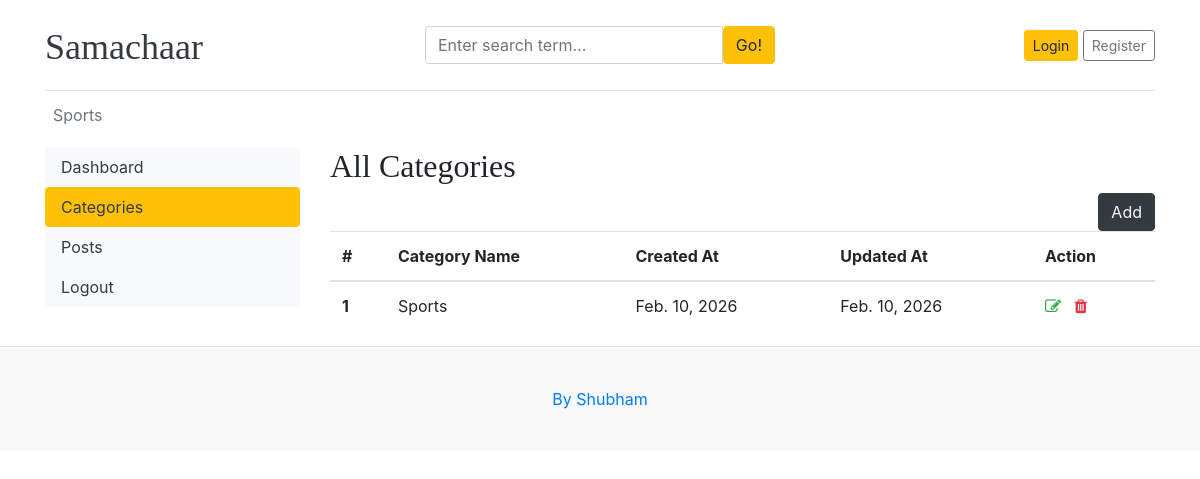
The page /dashboard/categories/ on the database as committed earlier.
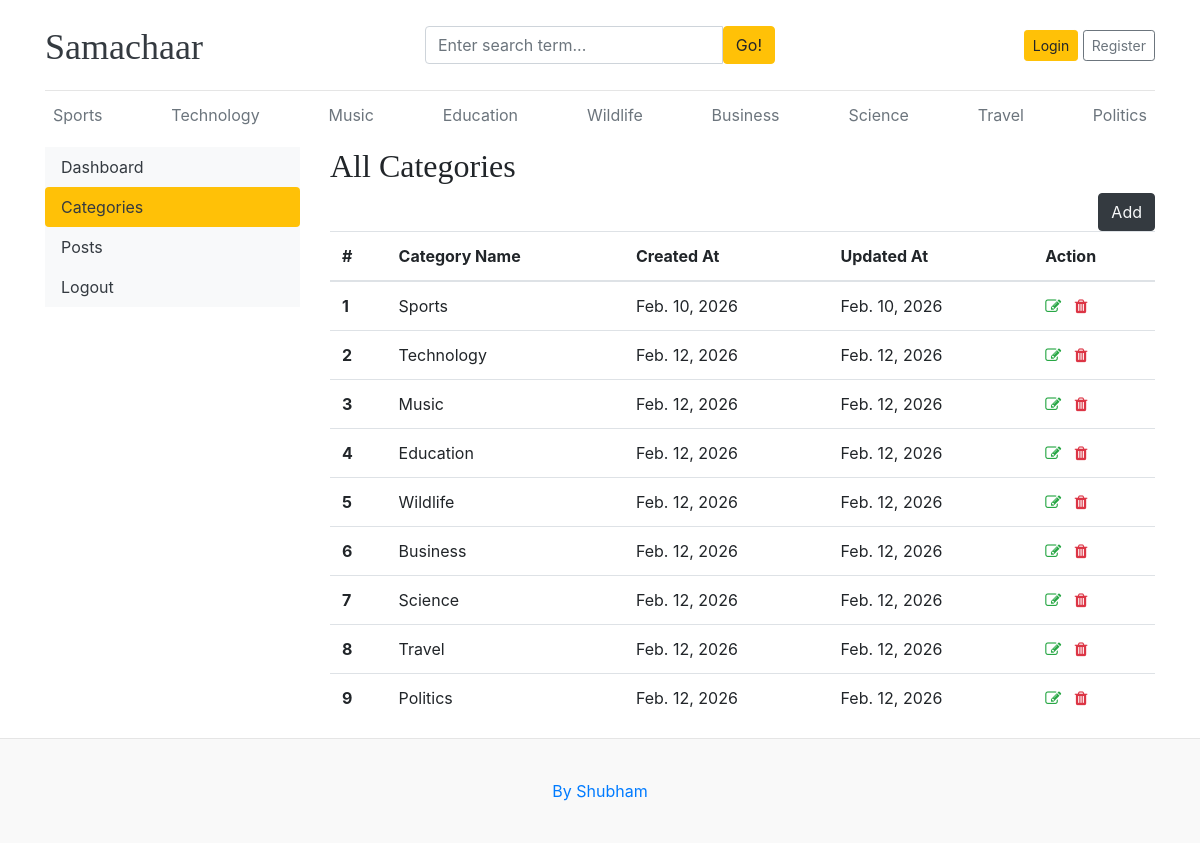
The same page on the database as committed later.
### blogs/models.py (models this page shows)
class Category(models.Model):
    category_name = models.CharField(max_length=50, unique=True)
    created_at = models.DateField(auto_now_add=True)
    updated_at = models.DateField(auto_now_add=True)
    class Meta:
        verbose_name_plural = 'categories'
    def __str__(self):
        return self.category_name

### dashboards/views.py (the view)
# urls.py: path('categories/', views.categories, name='categories'),
def categories(request):
    return render(request, 'dashboard/categories.html')

### blogs/context_processors.py (called while the page is built)
def get_categories(request):
    categories = Category.objects.all()
    return dict(categories = categories)

def get_social(request):
    links = Social.objects.all()
    return dict(links = links)

### templates/dashboard/categories.html (shortened to what this page needs)
{% extends "base.html" %}
{% block content %}
<div class="row">
    {% include 'dashboard/sidebar.html'%}
     <div class="col-md-9">
        <h2>All Categories</h2>
        <a href="{% url "add_category" %}" class="btn btn-dark text-light float-right">Add</a>
         <table class="table">
             <thead>
                <tr>
                    <th scope="col">#</th>
                    <th scope="col">Category Name</th>
                    <th scope="col">Created At</th>
                    <th scope="col">Updated At</th>
                    <th>Action</th>
                </tr>
            </thead>
            <tbody>
                {% for category in categories %}
                <tr>
                    <th scope="row">{{ forloop.counter }}</th>
                    <td>{{ category}}</td>
                    <td>{{ category.created_at }}</td>
                    <td>{{ category.updated_at }}</td>
                    <td>
                        <a href="{% url "edit_category" category.id %}"><i class="fa fa-edit text-success"></i></a>
                        <a href="{% url "delete_category" category.id %}"><i class="fa fa-trash text-danger"></i><a/>
                    </td>
                </tr>
                {% endfor %}
            </tbody>
        </table>
    </div>
</div>
{% endblock content %}

### templates/base.html (shortened to what this page needs)
{% load static %}
<!DOCTYPE html>
<html lang="en">
    <head>
        <link href="https://getbootstrap.com/docs/4.0/dist/css/bootstrap.min.css" rel="stylesheet">
        <link rel="stylesheet" href="https://cdnjs.cloudflare.com/ajax/libs/font-awesome/4.7.0/css/font-awesome.min.css">
        <link href="{% static '/css/blog.css' %}" rel="stylesheet">
    </head>
    <body>
        <div class="container">
            <header class="blog-header py-3">
                <div class="row flex-nowrap justify-content-between align-items-center">
                    <div class="col-4 pt-1">
                        <a class="blog-header-logo text-dark" href="/">Samachaar</a>
                    </div>
                    <div class="col-4">
                        <form action="{% url "search" %}" method="get">
                            <div class="input-group">
                                <input class="form-control" type="text" name="keyword" value="{{keyword}}" placeholder="Enter search term..." aria-label="Enter search term..." aria-describedby="button-search" />
                                <button class="btn btn-warning" id="button-search" type="submit">Go!</button>
                            </div>
                        </form>
                    </div>
                    <div class="col-4 d-flex justify-content-end align-items-center">
                        {% if not user.is_authenticated %}
                        <a class="btn btn-sm btn-warning" href="{% url "login" %}">Login</a> &nbsp;
                        <a class="btn btn-sm btn-outline-secondary" href="{% url "register" %}">Register</a>
                        {% else %}
                        <span>Hi, {{ user }}</span>
                        &emsp;
                        <span><a href="{% url 'dashboard' %}">Dashboard</a><span>
                        &emsp;
                        <span><a href="{% url 'logout' %}">Logout</a></span>
                        {% endif %}
                    </div>
                </div>
            </header>
            <div class="nav-scroller py-1 mb-2">
                <nav class="nav d-flex justify-content-between">
                    {% for cat in categories %}
                    <a class="p-2 text-muted" href="{% url 'posts_by_category' cat.id %}">{{ cat.category_name }}</a>
                    {% endfor %}
                </nav>
            </div>
            {% block content %}
            {% endblock content %}
        </div>
        <footer class="blog-footer">
            <p><a href="#">By Shubham</a></p>
        </footer>
    </body>
</html>

Rows that differ between the two databases and show on the page:
added Category: category_name "Technology", created_at "Feb. 12, 2026", updated_at "Feb. 12, 2026"
added Category: category_name "Music", created_at "Feb. 12, 2026", updated_at "Feb. 12, 2026"
added Category: category_name "Education", created_at "Feb. 12, 2026", updated_at "Feb. 12, 2026"
added Category: category_name "Wildlife", created_at "Feb. 12, 2026", updated_at "Feb. 12, 2026"
added Category: category_name "Business", created_at "Feb. 12, 2026", updated_at "Feb. 12, 2026"
added Category: category_name "Science", created_at "Feb. 12, 2026", updated_at "Feb. 12, 2026"
added Category: category_name "Travel", created_at "Feb. 12, 2026", updated_at "Feb. 12, 2026"
added Category: category_name "Politics", created_at "Feb. 12, 2026", updated_at "Feb. 12, 2026"
